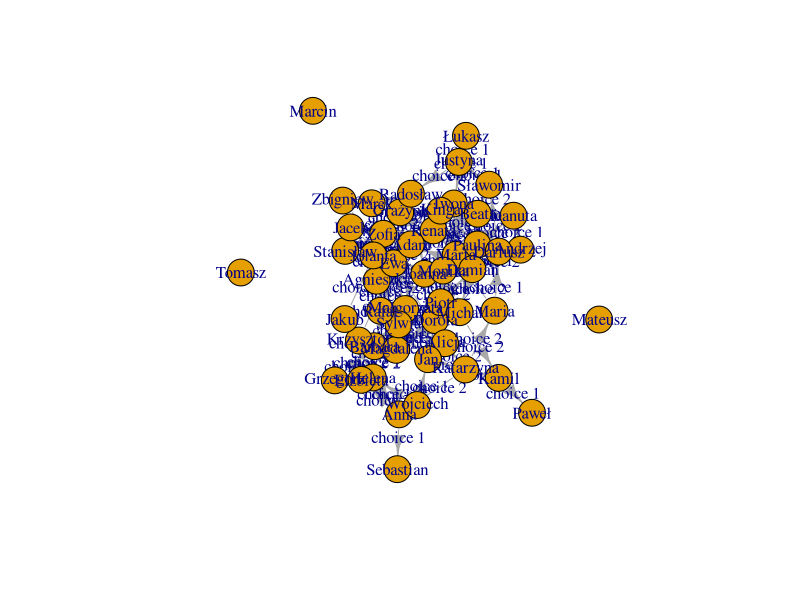
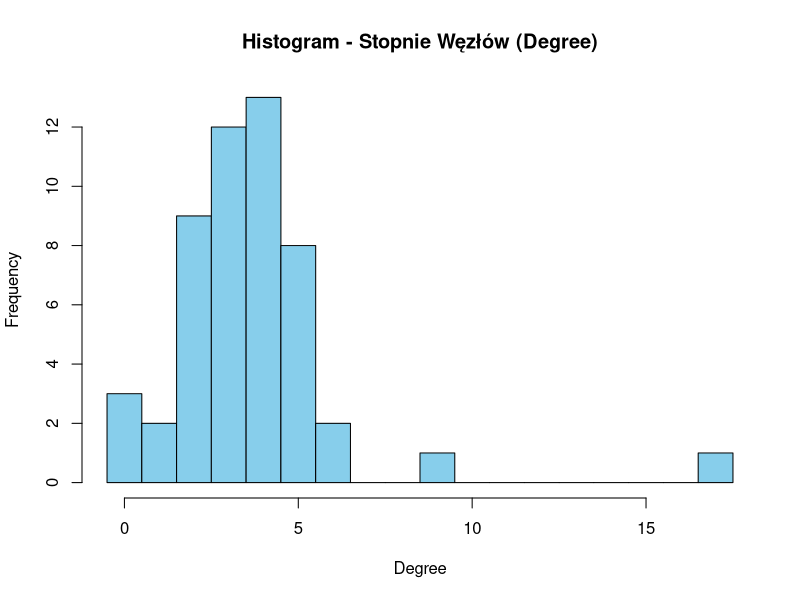
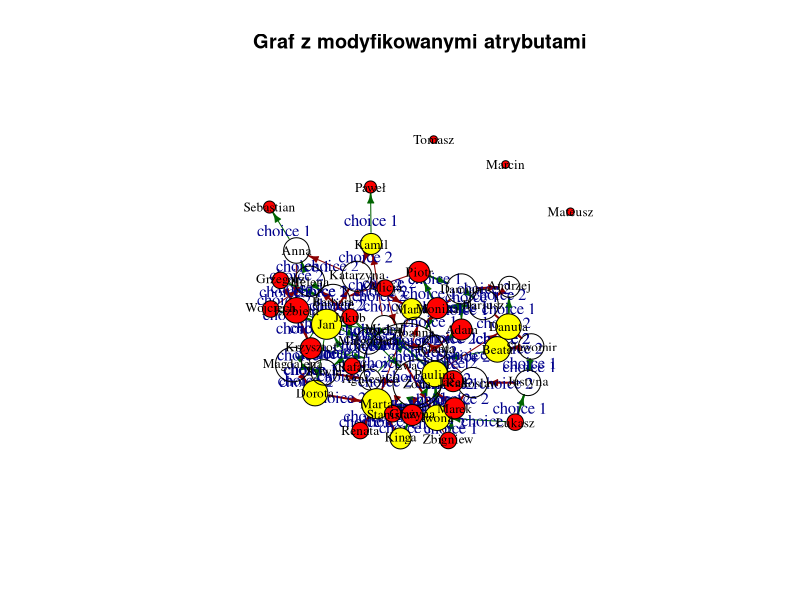

Source code (R) for these figures, in order: (Note: this script raises an error after producing the figures.)
install.packages('igraph')
library(igraph)

g <- make_graph(
  edges=c(
    27,  3,
    27, 14,
    44, 20,
    44, 48,
    44, 43,
    12, 31,
    12,  4,
    49,  8,
    49, 10,
    10, 49,
    10,  7,
    37, 19,
    37, 13,
    36,  7,
    36, 26,
    50,  7,
    50, 10,
    11,  6,
    11,  1,
    21, 25,
    21,  7,
    41, 11,
    41, 27,
    38, 12,
    38,  6,
    33, 42,
    33, 23,
    19, 49,
    19, 48,
    40,  7,
    40, 27,
    23,  5,
    23,  9,
    28,  6,
    28, 43,
    43, 30,
    51, 34,
    51,  7,
    15, 13,
    15, 22,
    5,  8,
    5, 10,
    9, 23,
    9, 14,
    13, 16,
    13, 10,
    42, 29,
    42,  3,
    26, 50,
    26,  7,
    1, 45,
    1, 12,
    18, 10,
    18,  7,
    34, 49,
    34,  7,
    6,  9,
    6, 11,
    48, 21,
    48, 19,
    8, 27,
    8,  7,
    20, 28,
    20,  7,
    24,  3,
    24,  7,
    7,  4,
    7,  6,
    14, 15,
    14,  9,
    16, 25,
    16, 33,
    43, 36,
    43,  8,
    25, 21,
    25, 30,
    2, 44,
    2, 15,
    3,  1,
    3,  2,
    31,  7,
    31,  9,
    4, 33,
    4, 26,
    35,  7,
    35, 10,
    17, 15,
    17,  7,
    22, 16,
    22, 18,
    39, 11,
    39, 10,
    30, 44 
  ),
  directed=TRUE
)

E(g)$weight=c(2,1,1,2,2,2,1,1,2,1,
              2,2,1,1,2,1,2,1,2,2,
              1,1,2,1,2,1,1,2,2,2,
              1,2,1,1,2,2,1,1,2,2,
              1,2,2,1,2,1,1,2,1,2,
              1,1,2,2,1,2,1,2,1,2,
              1,1,2,2,2,1,2,1,2,1,
              1,2,1,2,1,2,2,1,1,2,
              1,2,2,1,2,1,2,1,1,2,
              2,1,2)
  

V(g)$label=c(
  "Anna",
  "Maria",
  "Katarzyna",
  "Małgorzata",
  "Agnieszka",
  "Barbara",
  "Ewa",
  "Joanna",
  "Magdalena",
  "Zofia",
  "Helena",
  "Elżbieta",
  "Iwona",
  "Dorota",
  "Marta",
  "Paulina",
  "Renata",
  "Grażyna",
  "Justyna",
  "Monika",
  "Beata",
  "Kinga",
  "Sylwia",
  "Alicja",
  "Danuta",
  "Jolanta",
  "Jan",
  "Piotr",
  "Paweł",
  "Andrzej",
  "Krzysztof",
  "Tomasz",
  "Michał",
  "Marek",
  "Stanisław",
  "Adam",
  "Łukasz",
  "Grzegorz",
  "Jakub",
  "Rafał",
  "Wojciech",
  "Kamil",
  "Damian",
  "Dariusz",
  "Sebastian",
  "Mateusz",
  "Marcin",
  "Sławomir",
  "Radosław",
  "Jacek",
  "Zbigniew"
)

V(g)$label
V(g)$name

E(g)$label = c(
  "choice 2",
  "choice 1",
  "choice 1",
  "choice 2",
  "choice 1",
  "choice 2",
  "choice 1",
  "choice 2",
  "choice 1",
  "choice 2",
  "choice 2",
  "choice 1",
  "choice 1",
  "choice 2",
  "choice 1",
  "choice 2",
  "choice 1",
  "choice 2",
  "choice 1",
  "choice 2",
  "choice 1",
  "choice 2",
  "choice 1",
  "choice 2",
  "choice 1",
  "choice 2",
  "choice 1",
  "choice 2",
  "choice 1",
  "choice 2",
  "choice 1",
  "choice 2",
  "choice 1",
  "choice 2",
  "choice 1",
  "choice 2",
  "choice 1",
  "choice 2",
  "choice 1",
  "choice 2",
  "choice 1",
  "choice 2",
  "choice 1",
  "choice 2",
  "choice 1",
  "choice 2",
  "choice 1",
  "choice 2",
  "choice 1",
  "choice 2",
  "choice 1",
  "choice 2",
  "choice 2",
  "choice 1",
  "choice 2",
  "choice 2",
  "choice 1",
  "choice 1",
  "choice 2",
  "choice 1",
  "choice 1",
  "choice 2",
  "choice 1",
  "choice 1",
  "choice 2",
  "choice 2",
  "choice 1",
  "choice 1",
  "choice 2",
  "choice 2",
  "choice 2",
  "choice 1",
  "choice 1",
  "choice 2",
  "choice 2",
  "choice 1",
  "choice 1",
  "choice 2",
  "choice 2",
  "choice 2",
  "choice 1",
  "choice 1",
  "choice 1",
  "choice 2",
  "choice 2",
  "choice 1",
  "choice 2",
  "choice 2",
  "choice 1",
  "choice 1",
  "choice 2",
  "choice 1",
  "choice 2"
)
E(g)$label

g
plot(g)

getwd()
setwd("C:\\Users\\Mateusz\\OneDrive\\Desktop\\SieciSpolecznosciowe")

write_graph(g,file="Zadanie_1.gml", format="gml")

#Metryki

#Podstawowe
cat("Liczba węzłów:", vcount(g), "\n")
cat("Liczba krawędzi:", ecount(g), "\n")

#Stopnie węzłów (in, out, total)
deg_in <- degree(g, mode="in")
deg_out <- degree(g, mode="out")
deg_total <- degree(g, mode="all")

summary(deg_total)

# Miara Pośrednictwa
btw <- betweenness(g, directed=TRUE)
summary(btw)

# Centralność Closeness (in, out)
closeness_in <- closeness(g, mode="in")
closeness_out <- closeness(g, mode="out")

summary(closeness_in)
summary(closeness_out)

# Centralność Własna
ev <- eigen_centrality(g, directed=TRUE, scale=TRUE)
summary(ev$vector)

# Histogram (Tu: degree total) ---
hist(deg_total,
     breaks=seq(-0.5, max(deg_total)+0.5, by=1),
     main="Histogram - Stopnie Węzłów (Degree)",
     xlab="Degree",
     col="skyblue",
     border="black")

# Wizualizacje

# Skala rozmiaru węzłów (np. na podstawie stopnia całkowitego)
V(g)$size <- 5 + 3*deg_total

# Kolor węzłów w zależności od Centralnosci Wlasnej
V(g)$color <- heat.colors(max(ev$vector)+1)[as.numeric(cut(ev$vector, breaks=10))]

# Grubość krawędzi na podstawie Wagi
E(g)$width <- E(g)$weight

# Kolor krawędzi według label "choice 1" i "choice 2"
E(g)$color <- ifelse(E(g)$label == "choice 1", "darkgreen", "darkred")

# Dodanie etykiet węzłów (nazwy)
V(g)$label <- V(g)$label

# Rysujemy graf
plot(g,
     vertex.label.color="black",
     vertex.label.cex=0.8,
     edge.arrow.size=0.5,
     main="Graf z modyfikowanymi atrybutami")


# Analiza sąsiedztwa

# Przykladowo: dla węzła o nazwie "Anna", stopien 1

node_of_interest <- which(V(g)$label == "Anna")
neighbors_1 <- neighborhood(g, order=1, nodes=node_of_interest, mode="out")[[1]]
neighbors_1_labels <- V(g)$label[neighbors_1]

cat("Sąsiedzi 'Anny' na odległość 1:", neighbors_1_labels, "\n")

# Stopien 2
neighbors_2 <- neighborhood(g, order=2, nodes=node_of_interest, mode="out")[[1]]
neighbors_2_labels <- V(g)$label[neighbors_2]
cat("Sąsiedzi 'Anny' na odległość 2:", neighbors_2_labels, "\n")

# Analiza społeczności

# Znajdowanie klik w grafie ("maximal cliques")
cliques <- max_cliques(g, min=3) # klik o rozmiarze co najmniej 3
cat("Liczba klik (min 3 węzły):", length(cliques), "\n")
# Pokazanie pierwszej klikniętej grupy węzłów
cat("Przykładowa klika (węzły):", V(g)$label[cliques[[1]]], "\n")

# Coreness ("rdzeń grafu")
g_undirected <- as.undirected(g, mode="collapse")
coreness_vals <- coreness(g, mode="all")
length(coreness_vals)

summary(coreness_vals)

# Wizualizacja, Coreness - Kolor węzłów wg rdzenia
V(g)$color <- heat.colors(max(coreness_vals) + 1)[coreness_vals]


plot(g_undirected,
     vertex.size=5 + 3*deg_total,
     vertex.label=V(g)$label,
     vertex.label.cex=0.8,
     main="Graf z kolorami wg coreness (rdzenia)")

# Wykrywanie społeczności metodą Louvain
comm <- cluster_louvain(g_undirected)
cat("Liczba społeczności wykrytych przez Louvain:", length(comm), "\n")

# Wizualizacja społeczności
plot(comm, g_undirected, vertex.label=V(g)$label, main="Społeczności - Louvain")

# Zapis grafu do  GML
write_graph(g, file="ZadanieZaliczeniowe_1.gml", format="gml")

